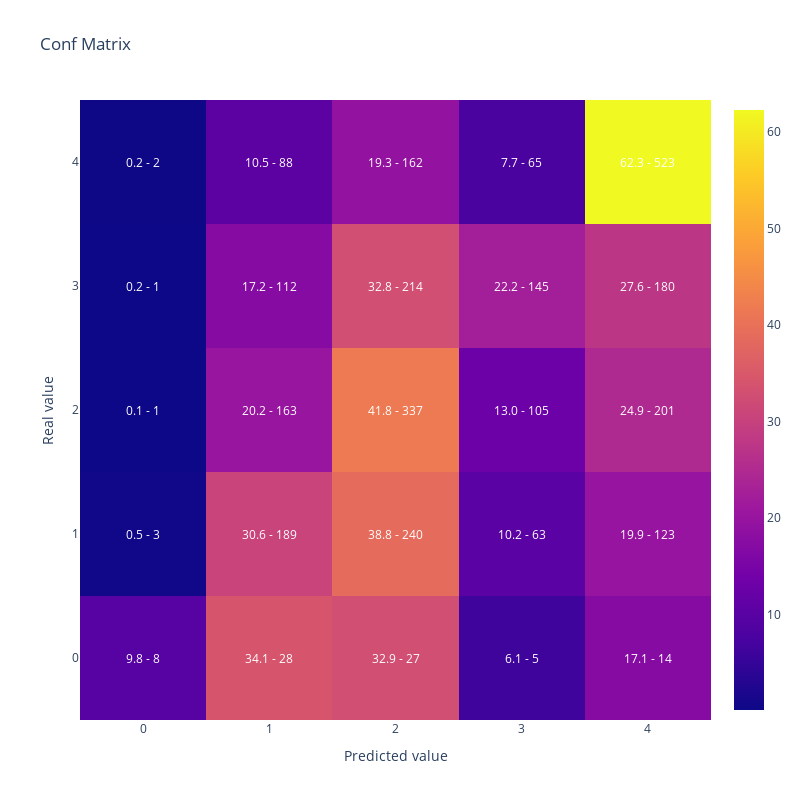

This figure's notebook cell:
### Code cell
# Entrenamiento inicial
lgb_params = {
#    'device' : 'gpu', 
    'force_row_wise': True,
    'objective': 'multiclass',
    'num_class': len(y_train.unique())
}

lgb_train_dataset = lgb.Dataset(data=X_train, label=y_train)

lgb_model = lgb.train(lgb_params, lgb_train_dataset)

y_pred = lgb_model.predict(X_test).argmax(axis=1)

print("Cohen Kappa Score Inicial:", cohen_kappa_score(y_test, y_pred, weights='quadratic'))
display(plot_confusion_matrix(y_test, y_pred))

### Figure 1 — Plotly figure (JSON) as saved in the notebook; plotly's stock layout.template omitted (floating-point values rounded to 4 significant figures)
{"data": [{"type": "heatmap", "x": [0, 1, 2, 3, 4], "y": [0, 1, 2, 3, 4], "z": [[9.756, 34.15, 32.93, 6.098, 17.07], [0.4854, 30.58, 38.83, 10.19, 19.9], [0.1239, 20.2, 41.76, 13.01, 24.91], [0.1534, 17.18, 32.82, 22.24, 27.61], [0.2381, 10.48, 19.29, 7.738, 62.26]]}], "layout": {"annotations": [{"font": {"color": "white"}, "showarrow": false, "text": "9.8 - 8", "x": 0, "xref": "x", "y": 0, "yref": "y"}, {"font": {"color": "white"}, "showarrow": false, "text": "34.1 - 28", "x": 1, "xref": "x", "y": 0, "yref": "y"}, {"font": {"color": "white"}, "showarrow": false, "text": "32.9 - 27", "x": 2, "xref": "x", "y": 0, "yref": "y"}, {"font": {"color": "white"}, "showarrow": false, "text": "6.1 - 5", "x": 3, "xref": "x", "y": 0, "yref": "y"}, {"font": {"color": "white"}, "showarrow": false, "text": "17.1 - 14", "x": 4, "xref": "x", "y": 0, "yref": "y"}, {"font": {"color": "white"}, "showarrow": false, "text": "0.5 - 3", "x": 0, "xref": "x", "y": 1, "yref": "y"}, {"font": {"color": "white"}, "showarrow": false, "text": "30.6 - 189", "x": 1, "xref": "x", "y": 1, "yref": "y"}, {"font": {"color": "white"}, "showarrow": false, "text": "38.8 - 240", "x": 2, "xref": "x", "y": 1, "yref": "y"}, {"font": {"color": "white"}, "showarrow": false, "text": "10.2 - 63", "x": 3, "xref": "x", "y": 1, "yref": "y"}, {"font": {"color": "white"}, "showarrow": false, "text": "19.9 - 123", "x": 4, "xref": "x", "y": 1, "yref": "y"}, {"font": {"color": "white"}, "showarrow": false, "text": "0.1 - 1", "x": 0, "xref": "x", "y": 2, "yref": "y"}, {"font": {"color": "white"}, "showarrow": false, "text": "20.2 - 163", "x": 1, "xref": "x", "y": 2, "yref": "y"}, {"font": {"color": "white"}, "showarrow": false, "text": "41.8 - 337", "x": 2, "xref": "x", "y": 2, "yref": "y"}, {"font": {"color": "white"}, "showarrow": false, "text": "13.0 - 105", "x": 3, "xref": "x", "y": 2, "yref": "y"}, {"font": {"color": "white"}, "showarrow": false, "text": "24.9 - 201", "x": 4, "xref": "x", "y": 2, "yref": "y"}, {"font": {"color": "white"}, "showarrow": false, "text": "0.2 - 1", "x": 0, "xref": "x", "y": 3, "yref": "y"}, {"font": {"color": "white"}, "showarrow": false, "text": "17.2 - 112", "x": 1, "xref": "x", "y": 3, "yref": "y"}, {"font": {"color": "white"}, "showarrow": false, "text": "32.8 - 214", "x": 2, "xref": "x", "y": 3, "yref": "y"}, {"font": {"color": "white"}, "showarrow": false, "text": "22.2 - 145", "x": 3, "xref": "x", "y": 3, "yref": "y"}, {"font": {"color": "white"}, "showarrow": false, "text": "27.6 - 180", "x": 4, "xref": "x", "y": 3, "yref": "y"}, {"font": {"color": "white"}, "showarrow": false, "text": "0.2 - 2", "x": 0, "xref": "x", "y": 4, "yref": "y"}, {"font": {"color": "white"}, "showarrow": false, "text": "10.5 - 88", "x": 1, "xref": "x", "y": 4, "yref": "y"}, {"font": {"color": "white"}, "showarrow": false, "text": "19.3 - 162", "x": 2, "xref": "x", "y": 4, "yref": "y"}, {"font": {"color": "white"}, "showarrow": false, "text": "7.7 - 65", "x": 3, "xref": "x", "y": 4, "yref": "y"}, {"font": {"color": "white"}, "showarrow": false, "text": "62.3 - 523", "x": 4, "xref": "x", "y": 4, "yref": "y"}], "height": 800, "title": {"text": "Conf Matrix"}, "width": 800, "xaxis": {"title": {"text": "Predicted value"}}, "yaxis": {"title": {"text": "Real value"}}}}
